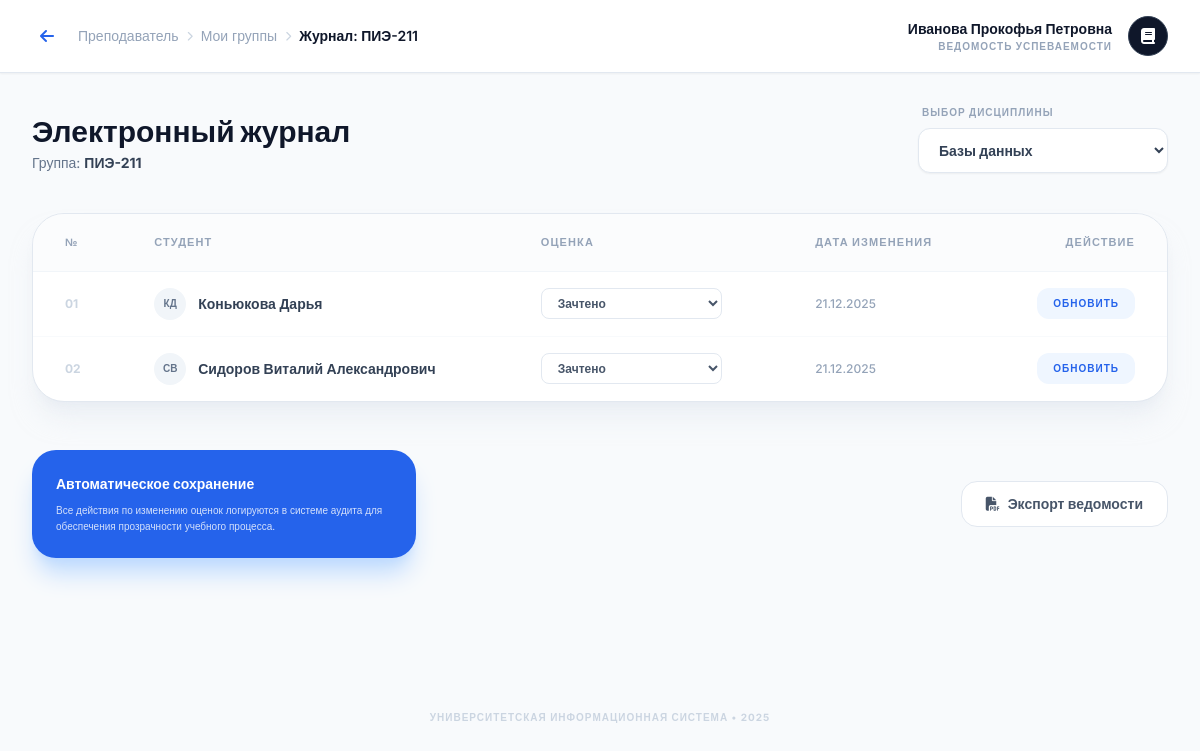
Page /pages/teacher/journal.php?group_id=1 (signed in) on the committed database.
### tables this page shows
CREATE TABLE `groups` (
  `id` int(11) NOT NULL AUTO_INCREMENT,
  `group_name` varchar(20) NOT NULL,
  PRIMARY KEY (`id`),
  UNIQUE KEY `group_name` (`group_name`)
);

CREATE TABLE `teachers` (
  `id` int(11) NOT NULL AUTO_INCREMENT,
  `user_id` int(11) NOT NULL,
  `full_name` varchar(100) NOT NULL,
  `department` varchar(100) DEFAULT NULL,
  PRIMARY KEY (`id`),
  KEY `user_id` (`user_id`),
  CONSTRAINT `teachers_ibfk_1` FOREIGN KEY (`user_id`) REFERENCES `users` (`id`) ON DELETE CASCADE
);

CREATE TABLE `grades` (
  `id` int(11) NOT NULL AUTO_INCREMENT,
  `student_id` int(11) NOT NULL,
  `discipline_id` int(11) NOT NULL,
  `grade` varchar(20) NOT NULL,
  `date_given` date NOT NULL,
  PRIMARY KEY (`id`),
  KEY `student_id` (`student_id`),
  KEY `discipline_id` (`discipline_id`),
  CONSTRAINT `grades_ibfk_1` FOREIGN KEY (`student_id`) REFERENCES `students` (`id`),
  CONSTRAINT `grades_ibfk_2` FOREIGN KEY (`discipline_id`) REFERENCES `disciplines` (`id`)
);

CREATE TABLE `students` (
  `id` int(11) NOT NULL AUTO_INCREMENT,
  `user_id` int(11) NOT NULL,
  `group_id` int(11) NOT NULL,
  `full_name` varchar(100) NOT NULL,
  PRIMARY KEY (`id`),
  KEY `user_id` (`user_id`),
  KEY `group_id` (`group_id`),
  CONSTRAINT `students_ibfk_1` FOREIGN KEY (`user_id`) REFERENCES `users` (`id`) ON DELETE CASCADE,
  CONSTRAINT `students_ibfk_2` FOREIGN KEY (`group_id`) REFERENCES `groups` (`id`)
);

### pages/teacher/journal.php (the view, shortened to what this page needs)
<?php
require_once '../../includes/db_connect.php';
$userId = $_SESSION['user_id'];
$groupId = isset($_GET['group_id']) ? intval($_GET['group_id']) : 0;
$disciplineId = isset($_GET['discipline_id']) ? intval($_GET['discipline_id']) : 0;
try {
    $stmt = $pdo->prepare("SELECT id, full_name FROM teachers WHERE user_id = ?");
    $stmt->execute([$userId]);
    $teacher = $stmt->fetch();
    $teacherId = $teacher['id'];
    $groupStmt = $pdo->prepare("SELECT group_name FROM groups WHERE id = ?");
    $groupStmt->execute([$groupId]);
    $group = $groupStmt->fetch();
    $disciplinesStmt = $pdo->prepare("
        SELECT DISTINCT d.id, d.subject_name
        FROM disciplines d
        JOIN schedule s ON d.id = s.discipline_id
        WHERE s.group_id = ? AND s.teacher_id = ?
    ");
    $disciplinesStmt->execute([$groupId, $teacherId]);
    $disciplines = $disciplinesStmt->fetchAll();
    if ($disciplineId === 0 && !empty($disciplines)) {
        $disciplineId = $disciplines[0]['id'];
    }
    $studentsStmt = $pdo->prepare("
        SELECT
            s.id as student_id,
            s.full_name,
            g.grade,
            g.id as grade_id,
            g.date_given
        FROM students s
        LEFT JOIN grades g ON s.id = g.student_id AND g.discipline_id = ?
        WHERE s.group_id = ?
        ORDER BY s.full_name ASC
    ");
    $studentsStmt->execute([$disciplineId, $groupId]);
    $students = $studentsStmt->fetchAll();
} catch (Exception $e) {
    $error = $e->getMessage();
}
?>
<!DOCTYPE html>
<html lang="ru">
<head>
    <script src="https://cdn.tailwindcss.com"></script>
    <link rel="stylesheet" href="https://cdnjs.cloudflare.com/ajax/libs/font-awesome/6.4.0/css/all.min.css">
</head>
<body class="bg-slate-50 min-h-screen text-slate-900">
<div class="flex flex-col">
    <nav class="bg-white border-b border-slate-200 px-8 py-4 flex items-center justify-between sticky top-0 z-30 shadow-sm">
        <div class="flex items-center space-x-4">
            <a href="groups.php" class="text-blue-600 hover:bg-blue-50 p-2 rounded-lg transition-colors">
                <i class="fa-solid fa-arrow-left"></i>
            </a>
            <div class="flex items-center space-x-2 text-sm">
                <span class="text-slate-400">Преподаватель</span>
                <i class="fa-solid fa-chevron-right text-[10px] text-slate-300"></i>
                <a href="groups.php" class="text-slate-400 hover:text-blue-600">Мои группы</a>
                <i class="fa-solid fa-chevron-right text-[10px] text-slate-300"></i>
                <span class="text-slate-900 font-semibold">Журнал: <?php echo htmlspecialchars($group['group_name']); ?></span>
            </div>
        </div>
        <div class="flex items-center space-x-4">
            <div class="text-right hidden sm:block">
                <div class="text-sm font-bold"><?php echo htmlspecialchars($teacher['full_name']); ?></div>
                <div class="text-[10px] text-slate-400 uppercase tracking-widest font-bold">Ведомость успеваемости</div>
            </div>
            <div class="w-10 h-10 bg-slate-900 rounded-full flex items-center justify-center text-white border border-slate-700">
                <i class="fa-solid fa-book"></i>
            </div>
        </div>
    </nav>
    <main class="p-8 max-w-7xl mx-auto w-full">
        <div class="flex flex-col md:flex-row md:items-end justify-between mb-10 gap-6">
            <div>
                <h1 class="text-3xl font-black text-slate-900">Электронный журнал</h1>
                <p class="text-slate-500 text-sm mt-1">Группа: <span class="font-bold text-slate-700"><?php echo htmlspecialchars($group['group_name']); ?></span></p>
            </div>
            <div class="flex flex-col space-y-2">
                <label class="text-[10px] font-bold text-slate-400 uppercase tracking-widest ml-1">Выбор дисциплины</label>
                <select onchange="location.href='?group_id=<?php echo $groupId; ?>&discipline_id='+this.value"
                        class="bg-white border border-slate-200 px-4 py-3 rounded-xl text-sm font-bold text-slate-700 focus:ring-2 focus:ring-blue-500 outline-none shadow-sm transition-all min-w-[250px]">
                    <?php foreach ($disciplines as $disc): ?>
                        <option value="<?php echo $disc['id']; ?>" <?php echo ($disciplineId == $disc['id']) ? 'selected' : ''; ?>>
                            <?php echo htmlspecialchars($disc['subject_name']); ?>
                        </option>
                    <?php endforeach; ?>
                </select>
            </div>
        </div>
        <div class="bg-white rounded-[2rem] border border-slate-200 shadow-xl shadow-slate-200/50 overflow-hidden">
            <table class="w-full text-left border-collapse">
                <thead>
                <tr class="bg-slate-50/50 border-b border-slate-100">
                    <th class="px-8 py-5 text-[11px] font-black text-slate-400 uppercase tracking-widest">№</th>
                    <th class="px-8 py-5 text-[11px] font-black text-slate-400 uppercase tracking-widest">Студент</th>
                    <th class="px-8 py-5 text-[11px] font-black text-slate-400 uppercase tracking-widest">Оценка</th>
                    <th class="px-8 py-5 text-[11px] font-black text-slate-400 uppercase tracking-widest">Дата изменения</th>
                    <th class="px-8 py-5 text-[11px] font-black text-slate-400 uppercase tracking-widest text-right">Действие</th>
                </tr>
                </thead>
                <tbody class="divide-y divide-slate-50">
                <?php if (empty($students)): ?>
                    <tr>
                        <td colspan="5" class="px-8 py-20 text-center text-slate-400 italic">Студенты в этой группе не найдены.</td>
                    </tr>
                <?php else: ?>
                    <?php $i = 1; foreach ($students as $student): ?>
                        <tr class="hover:bg-slate-50/50 transition-colors group">
                            <td class="px-8 py-4 text-xs font-bold text-slate-300">
                                <?php echo str_pad($i++, 2, '0', STR_PAD_LEFT); ?>
                            </td>
                            <td class="px-8 py-4">
                                <div class="flex items-center space-x-3">
                                    <div class="w-8 h-8 rounded-full bg-slate-100 flex items-center justify-center text-[10px] font-bold text-slate-500 group-hover:bg-blue-600 group-hover:text-white transition-all">
                                        <?php
                                        $names = explode(' ', $student['full_name']);
                                        echo mb_substr($names[0], 0, 1) . (isset($names[1]) ? mb_substr($names[1], 0, 1) : '');
                                        ?>
                                    </div>
                                    <span class="text-sm font-semibold text-slate-700"><?php echo htmlspecialchars($student['full_name']); ?></span>
                                </div>
                            </td>
                            <td class="px-8 py-4">
                                <select id="grade-<?php echo $student['student_id']; ?>"
                                        class="bg-white border border-slate-200 px-3 py-1.5 rounded-lg text-xs font-bold text-slate-600 outline-none focus:ring-2 focus:ring-blue-500 transition-all">
                                    <option value="Зачтено" <?php echo ($student['grade'] === 'Зачтено') ? 'selected' : ''; ?>>Зачтено</option>
                                </select>
                            </td>
                            <td class="px-8 py-4 text-xs text-slate-400 font-medium">
                                <?php echo $student['date_given'] ? date('d.m.Y', strtotime($student['date_given'])) : '—'; ?>
                            </td>
                            <td class="px-8 py-4 text-right">
                                <button onclick="saveGrade(<?php echo $student['student_id']; ?>)"
                                        class="bg-blue-50 text-blue-600 hover:bg-blue-600 hover:text-white px-4 py-2 rounded-xl text-[10px] font-black uppercase tracking-widest transition-all">
                                    Обновить
                                </button>
                            </td>
                        </tr>
                    <?php endforeach; ?>
                <?php endif; ?>
                </tbody>
            </table>
        </div>
        <div class="mt-12 flex items-center justify-between">
            <div class="p-6 bg-blue-600 rounded-3xl text-white shadow-xl shadow-blue-200 flex-1 max-w-sm">
                <h4 class="font-bold text-sm mb-2">Автоматическое сохранение</h4>
                <p class="text-[10px] opacity-80 leading-relaxed">Все действия по изменению оценок логируются в системе аудита для обеспечения прозрачности учебного процесса.</p>
            </div>
            <button onclick="window.print()" class="flex items-center space-x-2 bg-white border border-slate-200 px-6 py-3 rounded-2xl text-sm font-bold text-slate-600 hover:bg-slate-50 transition-all">
                <i class="fa-solid fa-file-pdf"></i>
                <span>Экспорт ведомости</span>
            </button>
        </div>
    </main>
</div>
<footer class="mt-20 py-10 text-center">
    <p class="text-[10px] text-slate-300 uppercase tracking-widest font-bold">Университетская информационная система • 2025</p>
</footer>
</body>
</html>

### pages/teacher/journal.php (style rules this page uses)
body { font-family: 'Inter', sans-serif; }

### rows in the picture
groups: group_name "ПИЭ-211"
teachers: full_name "Иванова Прокофья Петровна"
grades: i "01", student.full_name "К", student.full_name "Д", student.full_name "Коньюкова Дарья", grade+student "Зачтено", date_given "21.12.2025"
grades: i "02", student.full_name "С", student.full_name "В", student.full_name "Сидоров Виталий Александрович", grade+student "Зачтено", date_given "21.12.2025"

### other values in the picture
form field value "Базы данных"
